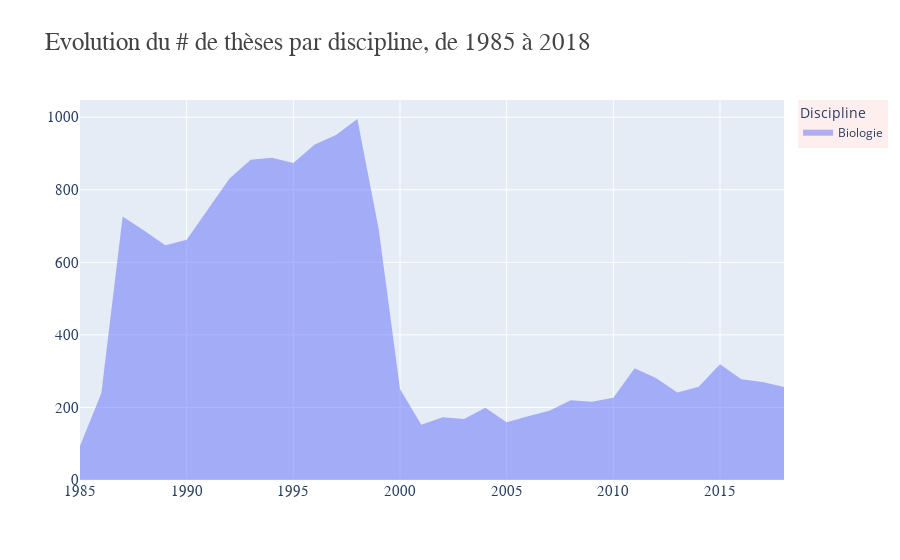

Here is the notebook cell this chart was saved with:
### Code cell
import plotly.graph_objects as go
import numpy as np

# Création du graphique initial
fig = go.Figure()

# Ajout des traces
for i in range(len(labels)):
    fig.add_trace(go.Scatter(
        visible=False,
        x=category,
        y=values[i],
        name=labels[i],
        mode="none",
        fill="tozeroy"
    ))

# Rendre visible une trace
fig.data[0].visible = True

# Configuration du sélecteur
select_buttons = [
    {'label': label, 'method': 'update', 'args': [{'visible': [i == j for j in range(len(labels))]}]}
    for i, label in enumerate(labels)
]

# Création du sélecteur
selector = widgets.Dropdown(
    options=labels,
    value=labels[0],
    description='Discipline:',
    disabled=False,
)

# Fonction de mise à jour du graphique en fonction du sélecteur
def update_figure(change):
    selected_labels = change["new"]
    selected_index = labels.index(selected_labels)
    for i in range(len(labels)):
        fig.data[i].visible = (i == selected_index)
    fig.update_layout()
    fig.show()

# Fonction de gestion de l'événement de changement du sélecteur
def on_select_change(change):
    if change['name'] == 'value' and change['new']:
        update_figure(change['new'])

# Attacher la fonction de gestion de l'événement au sélecteur
selector.observe(update_figure,names="value")

# Configuration du layout
fig.update_layout(
    title_text="Evolution du # de thèses par discipline, de 1985 à 2018",
    title_font_color="#444",
    title_font_family="garamond",
    title_font_size=25,
    showlegend=True,
    legend_bgcolor="#FEE",
    legend_title_text="Discipline",
    margin_pad=0,
    xaxis=dict(
        tickformat='%Y',
        color="#444",
        dividercolor="#222",
        tickfont=dict(family="garamond", size=15)
    ),
    yaxis=dict(
        tickformat='%Y',
        color="#444",
        dividercolor="#222",
        tickfont=dict(family="garamond", size=15)
    )
)

# Afficher le sélecteur et le graphique
display(selector)
fig.show()

### Figure 1 — Plotly figure (JSON) as saved in the notebook; plotly's stock layout.template omitted (floating-point values rounded to 4 significant figures)
{"data": [{"fill": "tozeroy", "mode": "none", "name": "Biologie", "type": "scatter", "visible": true, "x": [1985, 1986, 1987, 1988, 1989, 1990, 1991, 1992, 1993, 1994, 1995, 1996, 1997, 1998, 1999, 2000, 2001, 2002, 2003, 2004, 2005, 2006, 2007, 2008, 2009, 2010, 2011, 2012, 2013, 2014, 2015, 2016, 2017, 2018], "y": [94, 239, 726, 688, 647, 662, 746, 830, 883, 888, 874, 925, 951, 995, 692, 251, 152, 173, 168, 199, 159, 176, 191, 220, 216, 227, 308, 281, 241, 257, 319, 278, 270, 256]}, {"fill": "tozeroy", "mode": "none", "name": "Psychologie", "type": "scatter", "visible": false, "x": [1985, 1986, 1987, 1988, 1989, 1990, 1991, 1992, 1993, 1994, 1995, 1996, 1997, 1998, 1999, 2000, 2001, 2002, 2003, 2004, 2005, 2006, 2007, 2008, 2009, 2010, 2011, 2012, 2013, 2014, 2015, 2016, 2017, 2018], "y": [136, 244, 367, 340, 399, 516, 513, 598, 614, 729, 706, 851, 772, 710, 648, 612, 689, 837, 883, 881, 1006, 1047, 1081, 1118, 1167, 1139, 1328, 1454, 1397, 1305, 1384, 1337, 1416, 1396]}, {"fill": "tozeroy", "mode": "none", "name": "Science de l'ingénieur", "type": "scatter", "visible": false, "x": [1985, 1986, 1987, 1988, 1989, 1990, 1991, 1992, 1993, 1994, 1995, 1996, 1997, 1998, 1999, 2000, 2001, 2002, 2003, 2004, 2005, 2006, 2007, 2008, 2009, 2010, 2011, 2012, 2013, 2014, 2015, 2016, 2017, 2018], "y": [109, 243, 626, 453, 415, 423, 392, 411, 400, 418, 451, 497, 532, 408, 334, 302, 339, 385, 385, 363, 442, 432, 429, 465, 458, 455, 454, 466, 475, 453, 460, 506, 464, 471]}, {"fill": "tozeroy", "mode": "none", "name": "Science de la Terre", "type": "scatter", "visible": false, "x": [1985, 1986, 1987, 1988, 1989, 1990, 1991, 1992, 1993, 1994, 1995, 1996, 1997, 1998, 1999, 2000, 2001, 2002, 2003, 2004, 2005, 2006, 2007, 2008, 2009, 2010, 2011, 2012, 2013, 2014, 2015, 2016, 2017, 2018], "y": [5, 1, 3, 6, 6, 6, 7, 10, 19, 30, 20, 7, 12, 15, 10, 16, 18, 23, 22, 30, 30, 36, 33, 38, 39, 30, 40, 36, 40, 40, 35, 52, 44, 45]}, {"fill": "tozeroy", "mode": "none", "name": "Sciences de l'éducation", "type": "scatter", "visible": false, "x": [1985, 1986, 1987, 1988, 1989, 1990, 1991, 1992, 1993, 1994, 1995, 1996, 1997, 1998, 1999, 2000, 2001, 2002, 2003, 2004, 2005, 2006, 2007, 2008, 2009, 2010, 2011, 2012, 2013, 2014, 2015, 2016, 2017, 2018], "y": [168, 400, 413, 374, 378, 370, 384, 381, 435, 531, 492, 575, 595, 659, 700, 865, 699, 715, 699, 792, 727, 743, 745, 761, 744, 821, 850, 882, 881, 902, 795, 731, 751, 701]}, {"fill": "tozeroy", "mode": "none", "name": "Droit et Science Politique", "type": "scatter", "visible": false, "x": [1985, 1986, 1987, 1988, 1989, 1990, 1991, 1992, 1993, 1994, 1995, 1996, 1997, 1998, 1999, 2000, 2001, 2002, 2003, 2004, 2005, 2006, 2007, 2008, 2009, 2010, 2011, 2012, 2013, 2014, 2015, 2016, 2017, 2018], "y": [220, 390, 413, 332, 281, 239, 293, 365, 370, 420, 374, 451, 565, 503, 480, 627, 515, 453, 485, 493, 506, 537, 631, 655, 689, 753, 806, 747, 746, 772, 677, 709, 692, 635]}, {"fill": "tozeroy", "mode": "none", "name": "Economie Gestion", "type": "scatter", "visible": false, "x": [1985, 1986, 1987, 1988, 1989, 1990, 1991, 1992, 1993, 1994, 1995, 1996, 1997, 1998, 1999, 2000, 2001, 2002, 2003, 2004, 2005, 2006, 2007, 2008, 2009, 2010, 2011, 2012, 2013, 2014, 2015, 2016, 2017, 2018], "y": [268, 415, 646, 457, 415, 457, 463, 525, 564, 703, 695, 709, 686, 583, 666, 710, 628, 672, 713, 683, 619, 679, 716, 703, 711, 697, 769, 744, 691, 666, 611, 656, 650, 593]}, {"fill": "tozeroy", "mode": "none", "name": "Langues et Littératures", "type": "scatter", "visible": false, "x": [1985, 1986, 1987, 1988, 1989, 1990, 1991, 1992, 1993, 1994, 1995, 1996, 1997, 1998, 1999, 2000, 2001, 2002, 2003, 2004, 2005, 2006, 2007, 2008, 2009, 2010, 2011, 2012, 2013, 2014, 2015, 2016, 2017, 2018], "y": [331, 635, 1359, 1233, 1405, 1409, 1522, 1724, 1762, 1853, 1818, 2043, 2014, 1898, 1796, 1757, 1741, 1779, 1772, 1906, 2035, 2023, 2224, 2228, 2203, 2288, 2371, 2751, 2708, 2557, 2544, 2452, 2544, 2469]}, {"fill": "tozeroy", "mode": "none", "name": "Matériaux, Milieux et Chimie", "type": "scatter", "visible": false, "x": [1985, 1986, 1987, 1988, 1989, 1990, 1991, 1992, 1993, 1994, 1995, 1996, 1997, 1998, 1999, 2000, 2001, 2002, 2003, 2004, 2005, 2006, 2007, 2008, 2009, 2010, 2011, 2012, 2013, 2014, 2015, 2016, 2017, 2018], "y": [380, 863, 1069, 868, 701, 657, 761, 809, 976, 1128, 1000, 1122, 1204, 1139, 1224, 1418, 1142, 1177, 1354, 1368, 1374, 1452, 1513, 1515, 1562, 1664, 1775, 1859, 1776, 1755, 1760, 1668, 1691, 1525]}, {"fill": "tozeroy", "mode": "none", "name": "SHS", "type": "scatter", "visible": false, "x": [1985, 1986, 1987, 1988, 1989, 1990, 1991, 1992, 1993, 1994, 1995, 1996, 1997, 1998, 1999, 2000, 2001, 2002, 2003, 2004, 2005, 2006, 2007, 2008, 2009, 2010, 2011, 2012, 2013, 2014, 2015, 2016, 2017, 2018], "y": [45, 69, 101, 121, 144, 176, 130, 195, 197, 214, 231, 253, 275, 218, 218, 250, 303, 354, 403, 467, 547, 561, 565, 625, 624, 717, 752, 763, 876, 809, 774, 712, 771, 777]}, {"fill": "tozeroy", "mode": "none", "name": "Informatique", "type": "scatter", "visible": false, "x": [1985, 1986, 1987, 1988, 1989, 1990, 1991, 1992, 1993, 1994, 1995, 1996, 1997, 1998, 1999, 2000, 2001, 2002, 2003, 2004, 2005, 2006, 2007, 2008, 2009, 2010, 2011, 2012, 2013, 2014, 2015, 2016, 2017, 2018], "y": [120, 331, 766, 610, 723, 761, 845, 913, 971, 1054, 996, 1117, 973, 736, 305, 256, 296, 281, 307, 309, 343, 355, 341, 336, 352, 399, 433, 478, 489, 455, 453, 449, 396, 462]}, {"fill": "tozeroy", "mode": "none", "name": "Mathématiques", "type": "scatter", "visible": false, "x": [1985, 1986, 1987, 1988, 1989, 1990, 1991, 1992, 1993, 1994, 1995, 1996, 1997, 1998, 1999, 2000, 2001, 2002, 2003, 2004, 2005, 2006, 2007, 2008, 2009, 2010, 2011, 2012, 2013, 2014, 2015, 2016, 2017, 2018], "y": [2, 1, 8, 12, 10, 3, 6, 6, 7, 6, 5, 14, 5, 6, 8, 9, 32, 50, 27, 39, 69, 45, 63, 46, 21, 27, 10, 14, 18, 30, 29, 33, 75, 40]}, {"fill": "tozeroy", "mode": "none", "name": "Mathématiques et Informatique", "type": "scatter", "visible": false, "x": [1985, 1986, 1987, 1988, 1989, 1990, 1991, 1992, 1993, 1994, 1995, 1996, 1997, 1998, 1999, 2000, 2001, 2002, 2003, 2004, 2005, 2006, 2007, 2008, 2009, 2010, 2011, 2012, 2013, 2014, 2015, 2016, 2017, 2018], "y": [434, 364, 225, 3736, 3926, 3581, 3050, 3323, 3061, 2867, 765, 673, 654, 557, 571, 520, 209, 102, 83, 119, 98, 84, 105, 105, 98, 111, 124, 122, 118, 78, 76, 83, 123, 151]}, {"fill": "tozeroy", "mode": "none", "name": "Médecine", "type": "scatter", "visible": false, "x": [1985, 1986, 1987, 1988, 1989, 1990, 1991, 1992, 1993, 1994, 1995, 1996, 1997, 1998, 1999, 2000, 2001, 2002, 2003, 2004, 2005, 2006, 2007, 2008, 2009, 2010, 2011, 2012, 2013, 2014, 2015, 2016, 2017, 2018], "y": [695, 967, 1716, 1815, 1649, 1750, 1719, 1975, 2048, 2147, 2139, 2113, 2425, 2589, 3326, 3260, 2703, 2394, 2554, 2599, 2602, 2804, 3056, 3036, 3151, 3179, 3094, 3369, 3392, 3128, 3086, 3273, 3194, 3245]}], "layout": {"legend": {"bgcolor": "#FEE", "title": {"text": "Discipline"}}, "margin": {"pad": 0}, "showlegend": true, "title": {"font": {"color": "#444", "family": "garamond", "size": 25}, "text": "Evolution du # de thèses par discipline, de 1985 à 2018"}, "xaxis": {"color": "#444", "dividercolor": "#222", "tickfont": {"family": "garamond", "size": 15}, "tickformat": "%Y"}, "yaxis": {"color": "#444", "dividercolor": "#222", "tickfont": {"family": "garamond", "size": 15}, "tickformat": "%Y"}}}
